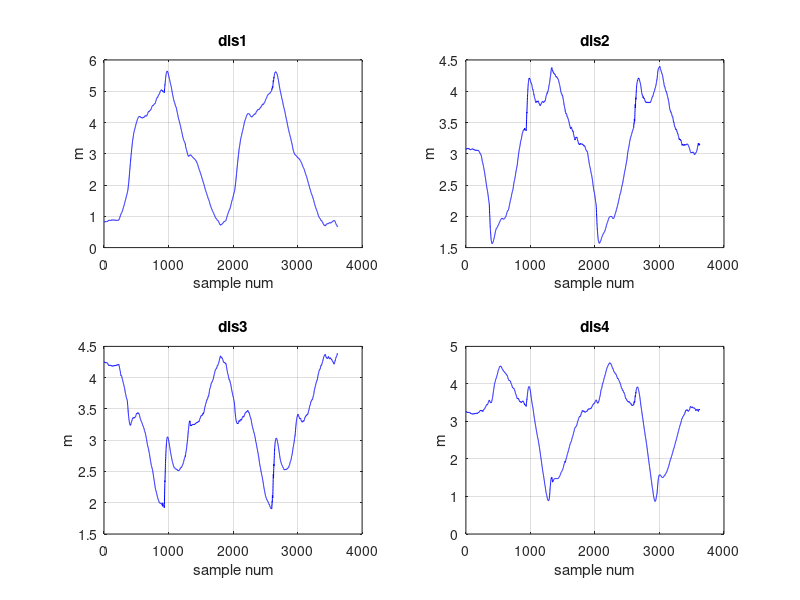
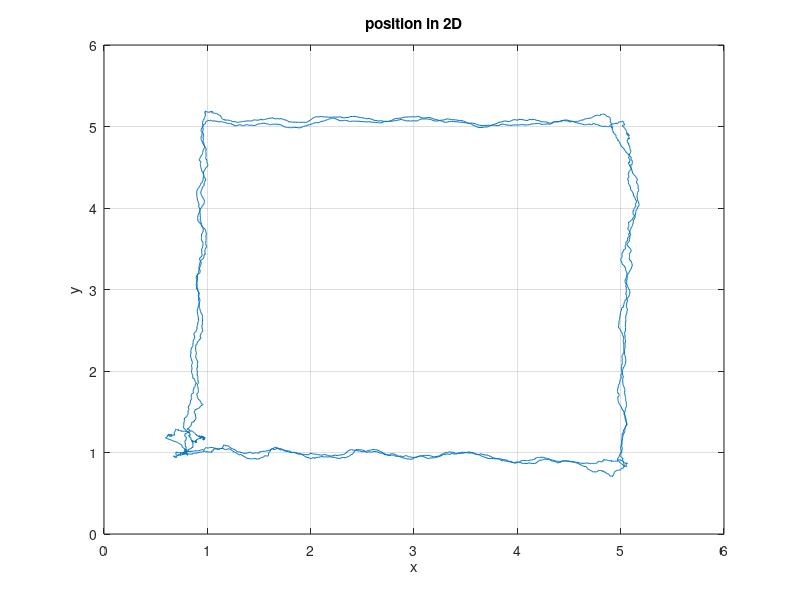
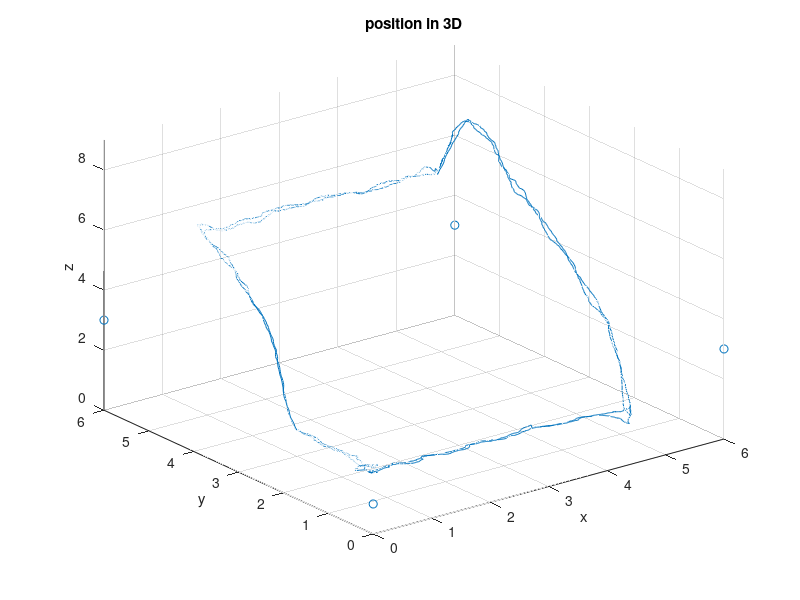

These charts were generated, in order, by the following MATLAB code:
% data
clear
%close all
Data=load('infExportData_I_UWB_LPS_Tag_Data_Frame0_20180531_000810.txt');

N=size(Data,1);

position = ones(N,3);

%position
position(:,1) = Data(:,1);
position(:,2) = Data(:,2);
position(:,3) = Data(:,3);

%anchor_coordinate
ac = [0,0,1; 
     0,6,3;
     6,6,3;
     6,0,3
     ];
 

%distance to each anchor
dis=zeros(N,4);
for i=1:N
    dis(i,1)=sqrt(mean((ac(1,:)-position(i,:)).^2));
    dis(i,2)=sqrt(mean((ac(2,:)-position(i,:)).^2));
    dis(i,3)=sqrt(mean((ac(3,:)-position(i,:)).^2));
    dis(i,4)=sqrt(mean((ac(4,:)-position(i,:)).^2));

end

figure;
subplot(2,2,1),plot((1:N),dis(:,1),'b');grid on,xlabel('sample num'),ylabel('m'),title('dis1');
subplot(2,2,2),plot((1:N),dis(:,2),'b');grid on,xlabel('sample num'),ylabel('m'),title('dis2');
subplot(2,2,3),plot((1:N),dis(:,3),'b');grid on,xlabel('sample num'),ylabel('m'),title('dis3');
subplot(2,2,4),plot((1:N),dis(:,4),'b');grid on,xlabel('sample num'),ylabel('m'),title('dis4');



figure
plot(position(:,1),position(:,2));
grid on
xlabel('x'),ylabel('y')
title('position in 2D')
xlim([0,6]);ylim([0,6]);

figure
plot3(position(:,1),position(:,2),position(:,3));
grid on
hold on
scatter3(ac(:,1),ac(:,2),ac(:,3))
xlabel('x'),ylabel('y'),zlabel('z')
title('position in 3D')
xlim([0,6]);ylim([0,6]);zlim([0,9]);